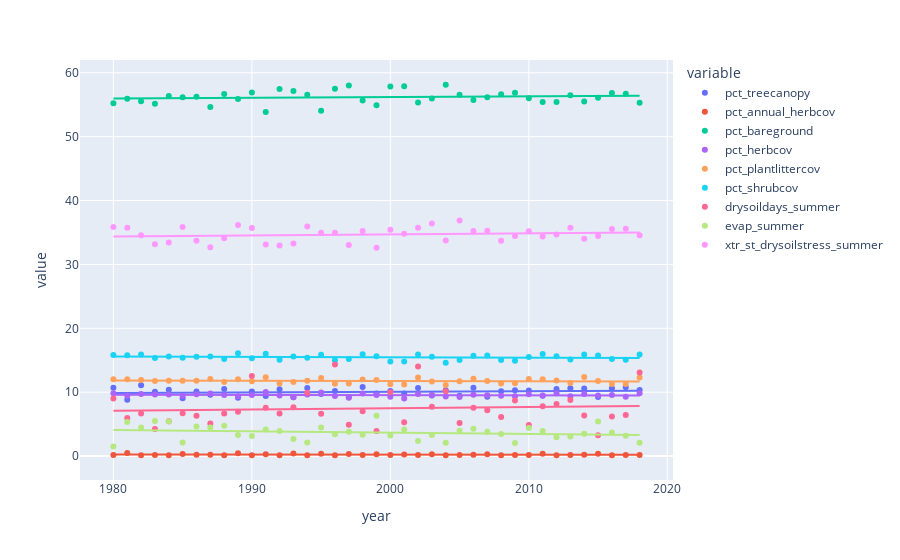

The notebook cell saved with this chart:
### Code cell
import plotly.express as px

px.scatter(soil_data_agg, x = "year", y = ['pct_treecanopy', 'pct_annual_herbcov', 'pct_bareground',
       'pct_herbcov', 'pct_plantlittercov', 'pct_shrubcov',
       'drysoildays_summer', 'evap_summer', 'xtr_st_drysoilstress_summer'], trendline = "ols")
